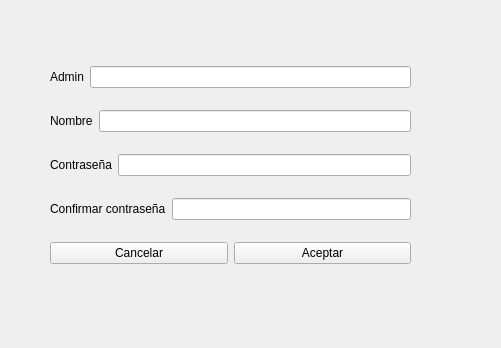
<?xml version="1.0" encoding="UTF-8"?>
<ui version="4.0">
 <class>MainWindow</class>
 <widget class="QMainWindow" name="MainWindow">
  <property name="geometry">
   <rect>
    <x>0</x>
    <y>0</y>
    <width>501</width>
    <height>348</height>
   </rect>
  </property>
  <property name="windowTitle">
   <string>MainWindow</string>
  </property>
  <widget class="QWidget" name="centralwidget">
   <widget class="QWidget" name="">
    <property name="geometry">
     <rect>
      <x>50</x>
      <y>50</y>
      <width>361</width>
      <height>231</height>
     </rect>
    </property>
    <layout class="QVBoxLayout" name="verticalLayout">
     <item>
      <layout class="QHBoxLayout" name="horizontalLayout_4">
       <item>
        <widget class="QLabel" name="label">
         <property name="text">
          <string>Admin</string>
         </property>
        </widget>
       </item>
       <item>
        <widget class="QLineEdit" name="admin_le"/>
       </item>
      </layout>
     </item>
     <item>
      <layout class="QHBoxLayout" name="horizontalLayout_3">
       <item>
        <widget class="QLabel" name="label_2">
         <property name="text">
          <string>Nombre</string>
         </property>
        </widget>
       </item>
       <item>
        <widget class="QLineEdit" name="name_le"/>
       </item>
      </layout>
     </item>
     <item>
      <layout class="QHBoxLayout" name="horizontalLayout_2">
       <item>
        <widget class="QLabel" name="label_3">
         <property name="text">
          <string>Contraseña</string>
         </property>
        </widget>
       </item>
       <item>
        <widget class="QLineEdit" name="password_le"/>
       </item>
      </layout>
     </item>
     <item>
      <layout class="QHBoxLayout" name="horizontalLayout">
       <item>
        <widget class="QLabel" name="label_4">
         <property name="text">
          <string>Confirmar contraseña</string>
         </property>
        </widget>
       </item>
       <item>
        <widget class="QLineEdit" name="confirm_password_le"/>
       </item>
      </layout>
     </item>
     <item>
      <layout class="QHBoxLayout" name="horizontalLayout_5">
       <item>
        <widget class="QPushButton" name="btn_cancel">
         <property name="text">
          <string>Cancelar</string>
         </property>
        </widget>
       </item>
       <item>
        <widget class="QPushButton" name="btn_accept">
         <property name="text">
          <string>Aceptar</string>
         </property>
        </widget>
       </item>
      </layout>
     </item>
    </layout>
   </widget>
  </widget>
 </widget>
 <resources/>
 <connections/>
</ui>
